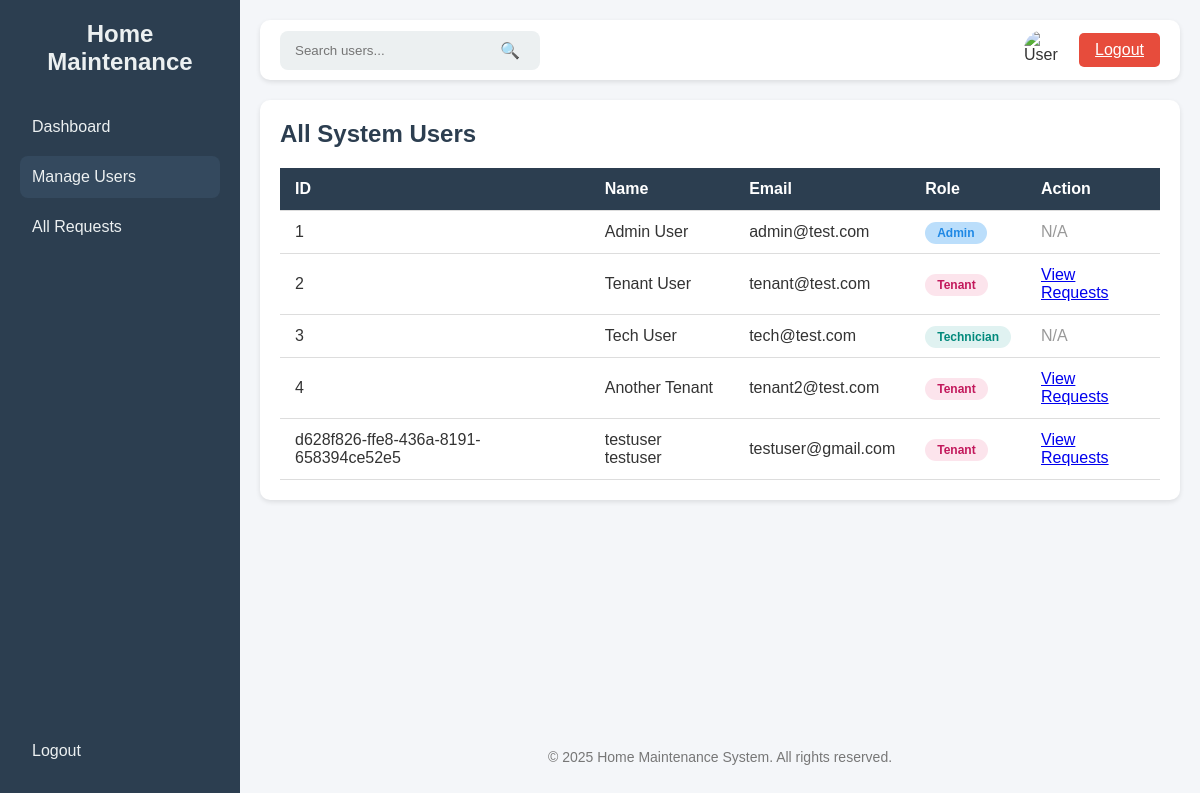
/admin/users (signed in), run on an earlier commit of the app's database.
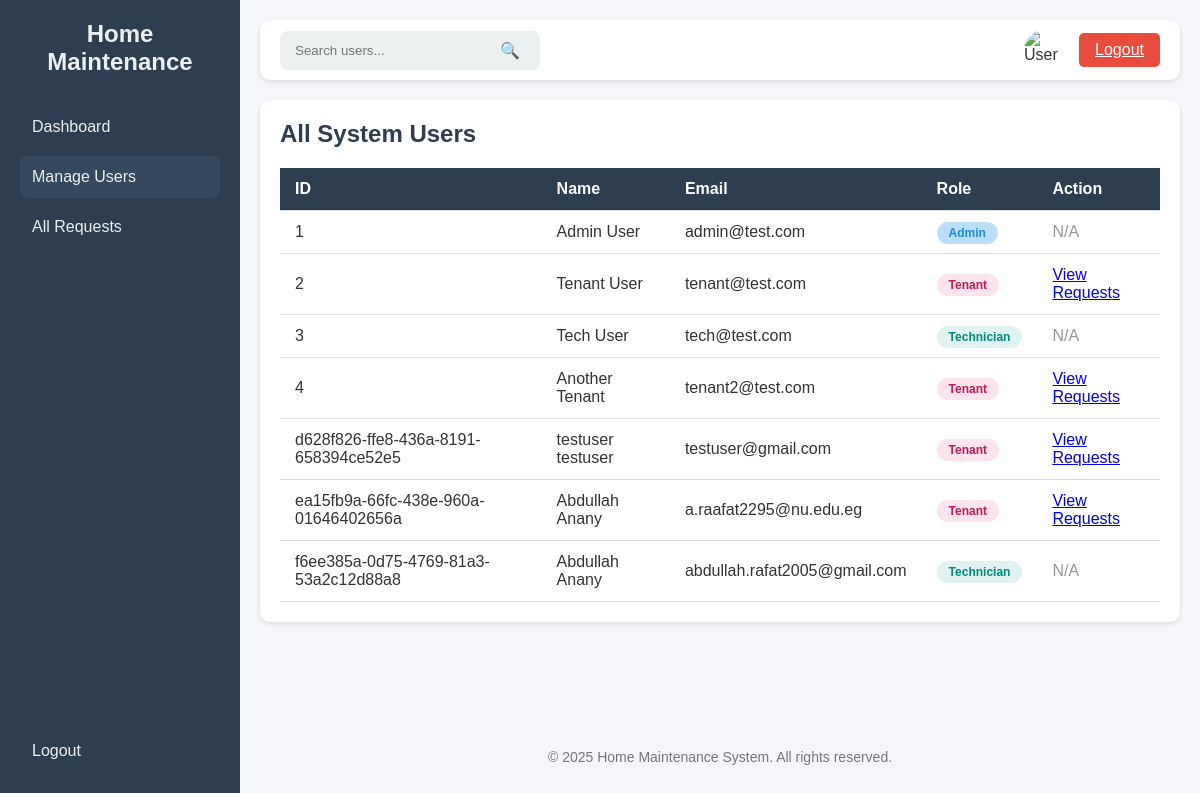
And on a later commit of the database.
### tables this page shows
CREATE TABLE users (
        id TEXT PRIMARY KEY,
        fname TEXT,
        lname TEXT,
        email TEXT UNIQUE,
        password TEXT,
        role TEXT,
        birth_date TEXT,
        gender TEXT
    );

### app.py (the view)
@app.route('/admin/users')
@Role_Authentication(["admin"])
def admin_users():
    conn = get_db_connection()
    users = conn.execute(
        "SELECT id, fname, lname, email, role FROM users ORDER BY id"
    ).fetchall()
    conn.close()
    return render_template(
        'admin_users.html',
        users=users,
        active_page='users'
    )

### app.py (called while the page is built)
def get_db_connection():
    conn = sqlite3.connect(DB_NAME)
    conn.row_factory = sqlite3.Row
    return conn

def Role_Authentication(allowed_roles):
    def decorator(f):
        @wraps(f)
        def decorated_function(*args, **Kwargs):
            if 'role' not in session:
                flash('Access denied. Please log in.')
                return redirect(url_for("login"))
            if session['role'] not in allowed_roles:
                flash('Access denied. Insufficient privileges.')
                return redirect(url_for("dashboard"))
            return f(*args, **Kwargs)
        return decorated_function
    return decorator

### templates/admin_users.html (shortened to what this page needs)
<!DOCTYPE html>
<html lang="en">
<head>
</head>
<body>
    <div class="sidebar">
        <div>
            <h2>Home Maintenance</h2>
            <a href="{{ url_for('admin_dashboard') }}" class="{% if active_page == 'dashboard' %}active{% endif %}">Dashboard</a>
            <a href="{{ url_for('admin_users') }}" class="{% if active_page == 'users' %}active{% endif %}">Manage Users</a>
            <a href="{{ url_for('admin_all_requests') }}" class="{% if active_page == 'all_requests' %}active{% endif %}">All Requests</a>
        </div>
        <div>
            <a href="{{ url_for('logout') }}">Logout</a>
        </div>
    </div>
    <div class="main">
        <div class="top-bar">
            <div class="search-bar">
                <input type="text" placeholder="Search users..." />
                <button type="submit">🔍</button>
            </div>
            <div class="user-actions">
                <img src="https://cdn-icons-png.flaticon.com/512/847/847969.png" alt="User" class="user-logo" />
                <a class="logout-btn" href="{{ url_for('logout') }}">Logout</a>
            </div>
        </div>
        <div class="content-section">
            <h2>All System Users</h2>
            <table>
                <thead>
                    <tr>
                        <th>ID</th>
                        <th>Name</th>
                        <th>Email</th>
                        <th>Role</th>
                        <th>Action</th>
                    </tr>
                </thead>
                <tbody>
                    {% for user in users %}
                    <tr>
                        <td>{{ user.id }}</td>
                        <td>{{ user.fname }} {{ user.lname }}</td>
                        <td>{{ user.email }}</td>
                        <td>
                            <span class="status-badge status-{{ user.role }}">{{ user.role.capitalize() }}</span>
                        </td>
                        <td>
                            {% if user.role == 'tenant' %}
                                <a href="{{ url_for('admin_view_tenant_requests', tenant_id=user.id) }}">
                                    View Requests
                                </a>
                            {% else %}
                                <span style="color: #999;">N/A</span>
                            {% endif %}
                        </td>
                    </tr>
                    {% else %}
                    <tr>
                        <td colspan="5">No users found in the system.</td>
                    </tr>
                    {% endfor %}
                </tbody>
            </table>
        </div>
        <footer>
            <p>&copy; 2025 Home Maintenance System. All rights reserved.</p>
        </footer>
    </div>
</body>
</html>

### templates/admin_users.html (style rules this page uses)
* { margin: 0; padding: 0; box-sizing: border-box; }
body { font-family: Arial, sans-serif; display: flex; background: #f4f6f9; min-height: 100vh; color: #333; }
.sidebar { width: 240px; background: #2c3e50; color: #fff; display: flex; flex-direction: column; justify-content: space-between; padding: 20px; }
.sidebar h2 { text-align: center; margin-bottom: 30px; color: #ecf0f1; }
.sidebar a { color: #ecf0f1; text-decoration: none; padding: 12px; border-radius: 8px; display: block; margin: 8px 0; transition: 0.3s; cursor: pointer; }
.sidebar a.active { background: #34495e; }
.main { flex: 1; display: flex; flex-direction: column; padding: 20px; }
.top-bar { display: flex; justify-content: space-between; align-items: center; background: #fff; padding: 10px 20px; border-radius: 10px; box-shadow: 0 2px 5px rgba(0,0,0,0.1); margin-bottom: 20px; }
.search-bar { display: flex; align-items: center; background: #ecf0f1; border-radius: 8px; padding: 5px 10px; }
.search-bar input { border: none; outline: none; background: none; padding: 5px; width: 200px; }
.search-bar button { border: none; background: none; cursor: pointer; font-size: 16px; padding: 5px 10px; }
.user-actions { display: flex; align-items: center; gap: 15px; }
.user-logo { width: 40px; height: 40px; border-radius: 50%; cursor: pointer; }
.logout-btn { padding: 8px 16px; background: #e74c3c; color: white; border: none; border-radius: 5px; cursor: pointer; transition: 0.3s; }
.content-section { background: #fff; padding: 20px; border-radius: 10px; box-shadow: 0 2px 5px rgba(0,0,0,0.1); }
.content-section h2 { color: #2c3e50; margin-bottom: 20px; }
table { width: 100%; border-collapse: collapse; }
th, td { padding: 12px 15px; text-align: left; border-bottom: 1px solid #ddd; }
th { background: #2c3e50; color: #fff; font-weight: 600; }
.status-badge { padding: 4px 12px; border-radius: 12px; font-size: 12px; font-weight: bold; }
.status-admin { background: #bbdefb; color: #1e88e5; }
.status-technician { background: #e0f2f1; color: #00897b; }
.status-tenant { background: #fce4ec; color: #c2185b; }
footer { text-align: center; margin-top: auto; padding: 15px; font-size: 14px; color: #777; }

What changed in the data, as far as the page shows it:
added users: id "ea15fb9a-66fc-438e-960a-01646402656a", fname "Abdullah", lname "Anany", email "a.raafat2295@nu.edu.eg", role "Tenant"
added users: id "f6ee385a-0d75-4769-81a3-53a2c12d88a8", fname "Abdullah", lname "Anany", email "abdullah.rafat2005@gmail.com", role "Technician", shows "N/A"
